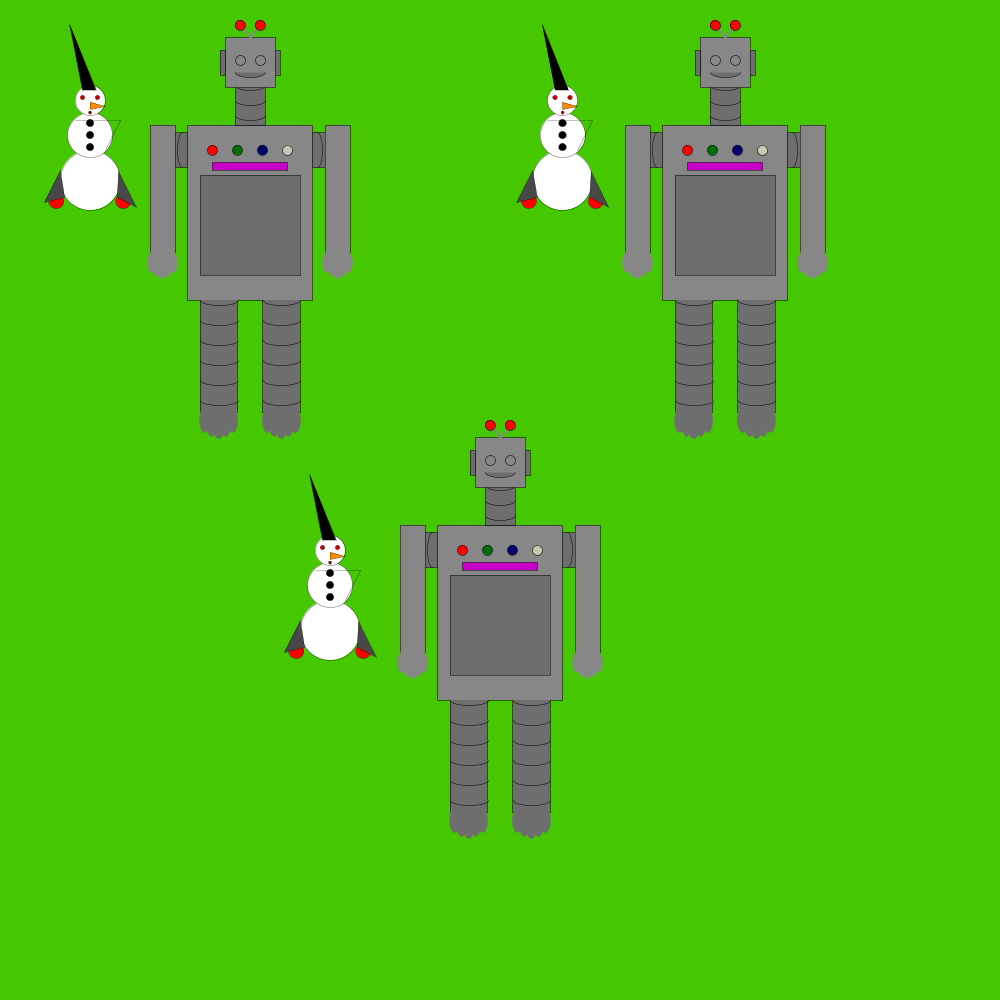
Frame 1 (no input)
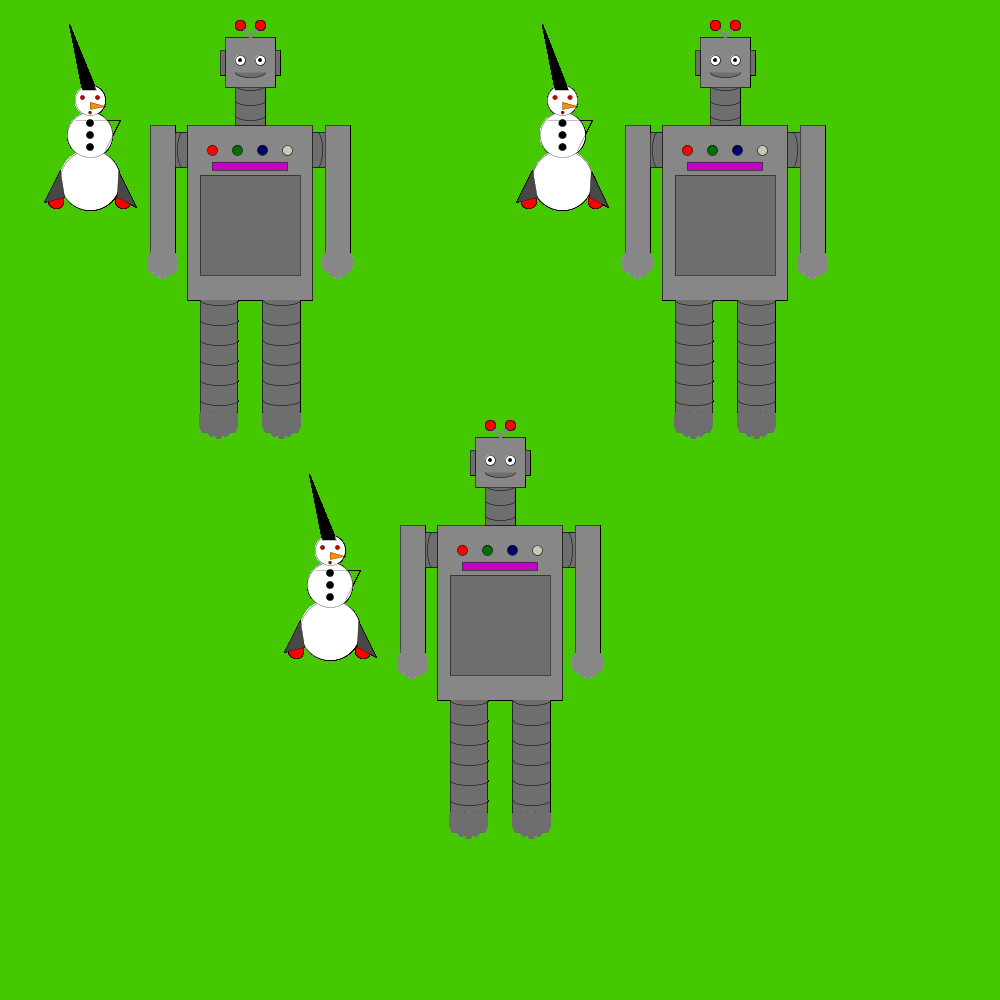
Frame 60 (the mouse pressed at the canvas centre just before this capture)
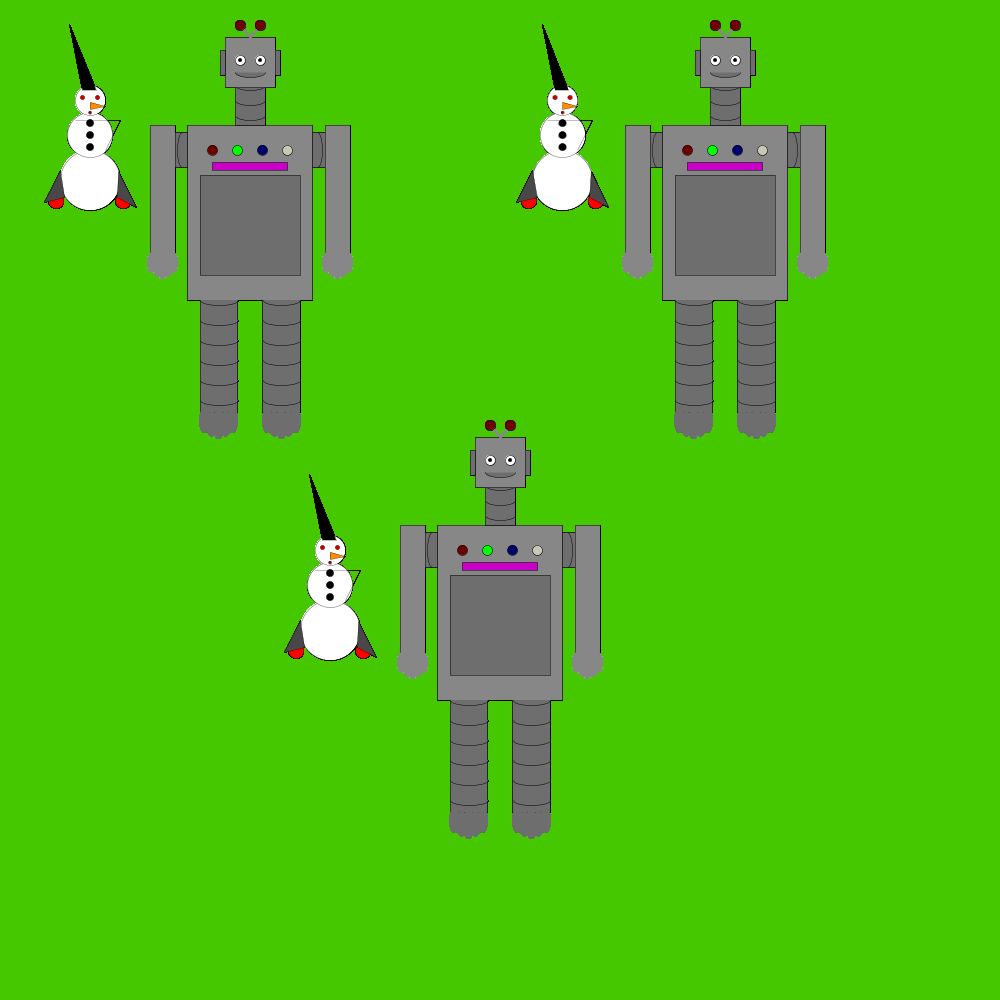
Frame 120 (the mouse held since frame 60 and released just before this capture)

The Processing sketch that drew these frames (run headless with seeded random() and noise(); from frame 60 on, the mouse is pressed at the canvas centre):

// Processing sketch: partner_functions
// ── partner_functions.pde
int x = 0;
int a = 1;
int y = 0;
int b = 1;

void setup() {
  size(1000, 1000);
  background(70, 200, 0);
}

void draw() {
  push();
  scale(0.5);
  robot();
  pop();

  push();
  scale(0.5);
  translate(950, 0);
  robot();
  pop();

  push();
  scale(0.5);
  translate(500, 800);
  robot();
  pop();

  push();
  scale(0.3);
  robot_1();
  pop();

  push();
  scale(0.3);
  translate(1575, 0);
  robot_1();
  pop();

  push();
  scale(0.3);
  translate(800, 1500);
  robot_1();
  pop();
}

void robot() {
  fill(135, 135, 135);
  rect(375, 250, 250, 350);
  fill(110, 110, 110);
  rect(470, 150, 60, 100);
  fill(110, 110, 110);
  arc(500, 170, 60, 20, 0, PI);
  fill(135, 135, 135);
  square(450, 75, 100);
  fill(110, 110, 110);
  arc(500, 200, 60, 20, 0, PI);
  arc(500, 230, 60, 20, 0, PI);
  rect(440, 100, 10, 50);
  rect(550, 100, 10, 50);
  //trfjkbnt
  arc(500, 145, 60, 20, 0, PI);
  strokeWeight(4);
  fill(135, 135, 135);
  stroke(135, 135, 135);
  line(500, 75, 480, 50);
  line(500, 75, 520, 50);
  strokeWeight(1);
  stroke(1);
  fill(110, 110, 110);
  rect(400, 350, 200, 200);
  fill(200, 0, 200);
  rect(425, 325, 150, 15);
  fill(110, 110, 110);
  rect(400, 600, 75, 225);
  arc(438.5, 600, 75, 20, 0, PI);
  arc(438.5, 640, 75, 20, 0, PI);
  arc(438.5, 680, 75, 20, 0, PI);
  arc(438.5, 720, 75, 20, 0, PI);
  arc(438.5, 760, 75, 20, 0, PI);
  arc(438.5, 800, 75, 20, 0, PI);
  rect(525, 600, 75, 225);
  arc(563.5, 600, 75, 20, 0, PI);
  arc(563.5, 640, 75, 20, 0, PI);
  arc(563.5, 680, 75, 20, 0, PI);
  arc(563.5, 720, 75, 20, 0, PI);
  arc(563.5, 760, 75, 20, 0, PI);
  arc(563.5, 800, 75, 20, 0, PI);
  rect(325, 265, 50, 70);
  arc(345, 300, 20, 70, PI/2, PI*3/2);
  arc(365, 300, 20, 70, PI/2, PI*3/2);
  rect(625, 265, 50, 70);
  arc(635, 300, 20, 70, PI*3/2, PI*5/2);
  arc(655, 300, 20, 70, PI*3/2, PI*5/2);
  fill(135, 135, 135);
  rect(300, 250, 50, 250);
  rect(650, 250, 50, 250);
  arc(325, 500, 50, 40, 0, PI);
  arc(675, 500, 50, 40, 0, PI);
  stroke(135, 135, 135);
  arc(347, 525, 15, 40, 0, 2*PI);
  arc(336, 532.5, 15, 40, 0, 2*PI);
  arc(325, 540, 15, 35, 0, 2*PI);
  arc(314, 532.5, 15, 40, 0, 2*PI);
  arc(303, 525, 15, 40, 0, 2*PI);
  circle(325, 505, 40);
  arc(653, 525, 15, 40, 0, 2*PI);
  arc(664, 532.5, 15, 40, 0, 2*PI);
  arc(675, 540, 15, 35, 0, 2*PI);
  arc(686, 532.5, 15, 40, 0, 2*PI);
  arc(697, 525, 15, 40, 0, 2*PI);
  circle(675, 505, 40);
  fill(110, 110, 110);
  stroke(110, 110, 110);
  arc(409.5, 840, 20, 50, 0, 2*PI);
  arc(423.5, 847.5, 20, 50, 0, 2*PI);
  arc(437.5, 855, 20, 45, 0, 2*PI);
  arc(451.5, 847.5, 20, 50, 0, 2*PI);
  arc(465.5, 840, 20, 50, 0, 2*PI);
  circle(437.5, 835, 25);
  arc(534.5, 840, 20, 50, 0, 2*PI);
  arc(548.5, 847.5, 20, 50, 0, 2*PI);
  arc(562.5, 855, 20, 45, 0, 2*PI);
  arc(576.5, 847.5, 20, 50, 0, 2*PI);
  arc(590.5, 840, 20, 50, 0, 2*PI);
  circle(562.5, 835, 25);
  x = x + a;
  if (x == 100) {
    a = -1;
  }
  if (x == 0) {
    a = 1;
  }
  fill(255, 0, 0);
  circle(480, 50, 20);
  circle(520, 50, 20);
  stroke(0, 0, 0);
  if (x < 25 && x > -1) {
    fill(255, 0, 0);
    circle(425, 300, 20);
    circle(480, 50, 20);
    circle(520, 50, 20);
  } else {
    fill(110, 0, 0);
    circle(425, 300, 20);
    circle(480, 50, 20);
    circle(520, 50, 20);
  }
  if (x < 50 && x > 24) {
    fill(0, 255, 0);
    circle(475, 300, 20);
  } else {
    fill(0, 110, 0);
    circle(475, 300, 20);
  }
  if (x < 75 && x > 49) {
    fill(0, 0, 255);
    circle(525, 300, 20);
  } else {
    fill(0, 0, 110);
    circle(525, 300, 20);
  }
  if (x < 101 && x > 74) {
    fill(255, 255, 255);
    circle(575, 300, 20);
  } else {
    fill(200, 200, 180);
    circle(575, 300, 20);
  }
  y = y + b;
  if (y == 20) {
    b = -1;
  }
  if (y == 0) {
    b = 1;
  }
  if (y < 21 && x > 10) {
    fill(255, 255, 255);
    circle(480, 120, 20);
    circle(520, 120, 20);
    fill(0, 0, 0);
    circle(480, 120, 7);
    circle(520, 120, 7);
  } else {
    fill(135, 135, 135);
    circle(480, 120, 20);
    circle(520, 120, 20);
  }
}

// The robot_1 function was taken from Harry Lascher's github
// https://github.com/hlascher/intro-cs/blob/main/Function_exercise/Function_exercise.pde
void robot_1() {

  stroke(0, 0, 0);
  fill(255, 255, 255);
  circle(300, 600, 200);
  circle(300, 450, 150);
  circle(300, 335, 100);

  //this will give it it's evil robot eyes
  fill(200, 0, 0);
  circle(275, 325, 15);
  fill(200, 0, 0);
  circle(325, 325, 15);

  // this creates its intena unicorn horn
  fill(0, 0, 0 );
  triangle(275, 300, 232, 80, 320, 300);

  //this creats the evil buttons of doom
  circle(300, 490, 25);
  circle(300, 450, 25);
  circle(300, 410, 25);

  //this creates the carrot nose of evil
  fill(255, 140, 0);
  triangle(300, 340, 300, 365, 350, 355);

  //this creates a mouth
  fill(150, 0, 0);
  circle(300, 375, 10);


  //this creates the arms
  //he is kamehamehaing(dragon ball z)
  fill(0, 0, 0);
  line(350, 500, 400, 400 );
  line(250, 400, 400, 400);
  fill(145, 224, 255);

  stroke(0, 0, 0);
  fill( 255, 0, 0);
  circle(411, 670, 50);
  circle(188, 670, 50);
  fill(72, 72, 72);
  triangle( 395, 573, 391, 657, 454, 690);
  triangle(201, 569, 216, 658, 147, 675);
}
